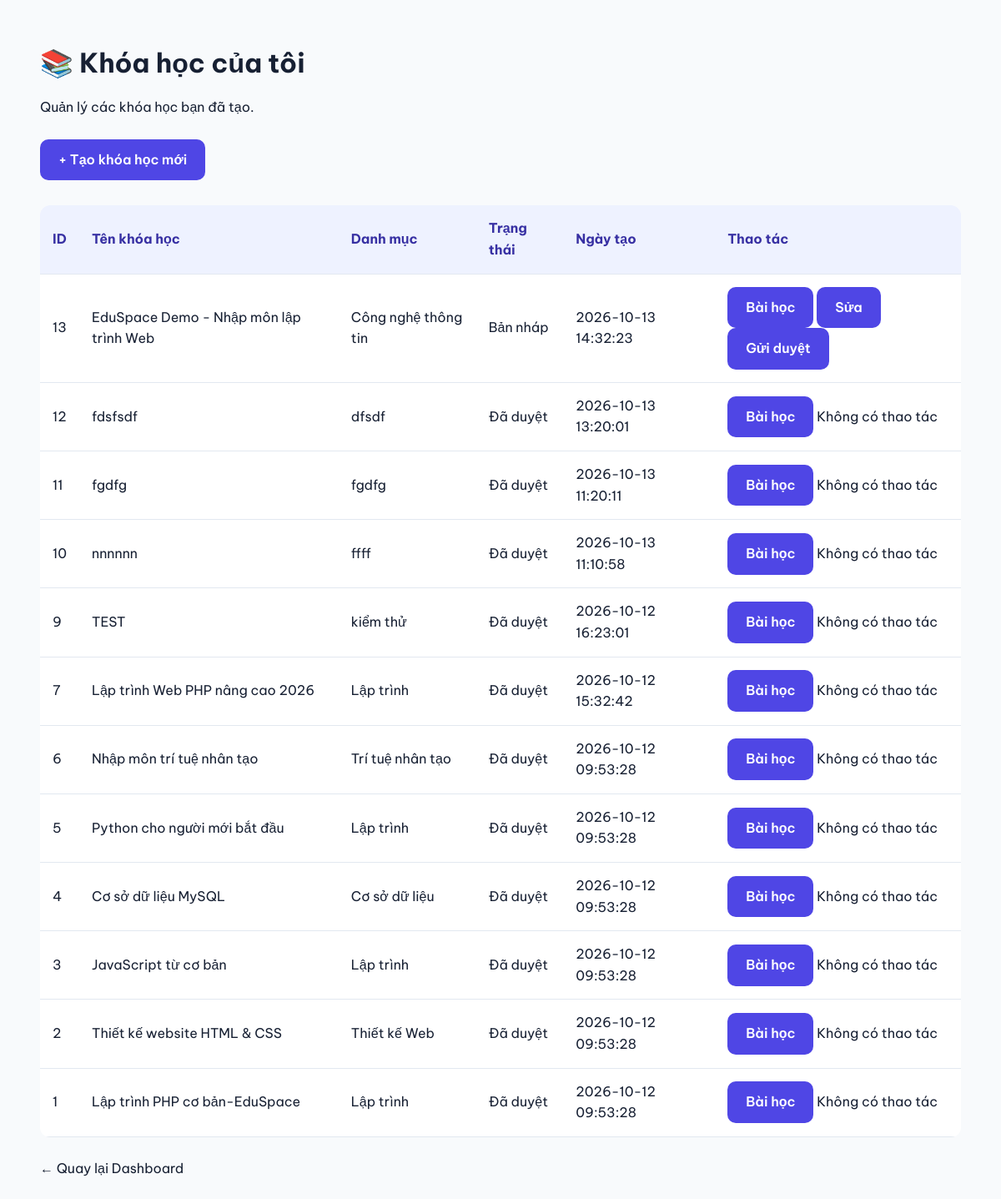
Screenshot of /teacher/courses.php (signed in) with the database file from the repository.
### tables this page shows
CREATE TABLE `courses` (
  `id` int(11) NOT NULL,
  `teacher_id` int(11) DEFAULT NULL,
  `category` varchar(100) NOT NULL,
  `title` varchar(255) NOT NULL,
  `description` text DEFAULT NULL,
  `icon` varchar(20) DEFAULT '?',
  `color` varchar(20) DEFAULT 'blue',
  `students` int(11) DEFAULT 0,
  `teacher_name` varchar(100) DEFAULT NULL,
  `status` enum('draft','pending','approved','rejected') DEFAULT 'draft',
  `created_at` timestamp NOT NULL DEFAULT current_timestamp()
);

### teacher/courses.php (the view, shortened to what this page needs)
<?php
require_once __DIR__ . "/../includes/auth.php";
$teacherId = (int)$_SESSION["user_id"];
$stmt = $pdo->prepare(
    "SELECT id, title, category, status, created_at
     FROM courses
     WHERE teacher_id = ?
     ORDER BY id DESC"
);
$stmt->execute([$teacherId]);
$courses = $stmt->fetchAll();
$statusNames = [
    "draft" => "Bản nháp",
    "pending" => "Chờ duyệt",
    "approved" => "Đã duyệt",
    "rejected" => "Bị từ chối"
];
function e($value) {
    return htmlspecialchars(
        (string)$value,
        ENT_QUOTES,
        "UTF-8"
    );
}
?>
<!DOCTYPE html>
<html lang="vi">
<head>
    <link rel="stylesheet" href="../assets/css/style.css">
</head>
<body>
<div class="container" style="padding: 50px 0;">
    <h1>📚 Khóa học của tôi</h1>
    <p style="margin: 15px 0 25px;">
        Quản lý các khóa học bạn đã tạo.
    </p>
    <a href="create_course.php"
       class="btn btn-primary">
        + Tạo khóa học mới
    </a>
    <div style="margin-top: 30px; overflow-x: auto;">
        <table class="data-table">
            <thead>
                <tr>
                    <th>ID</th>
                    <th>Tên khóa học</th>
                    <th>Danh mục</th>
                    <th>Trạng thái</th>
                    <th>Ngày tạo</th>
                    <th>Thao tác</th>
                </tr>
            </thead>
            <tbody>
                <?php foreach ($courses as $course): ?>
                    <?php
                    $canEdit = in_array(
                        $course["status"],
                        ["draft", "rejected"],
                        true
                    );
                    ?>
                    <tr>
                        <td><?php echo (int)$course["id"]; ?></td>
                        <td><?php echo e($course["title"]); ?></td>
                        <td><?php echo e($course["category"]); ?></td>
                        <td>
                            <?php echo e(
                                $statusNames[$course["status"]]
                                ?? $course["status"]
                            ); ?>
                        </td>
                        <td><?php echo e($course["created_at"]); ?></td>
                        <td>
                        <a
                                 href="lessons.php?course_id=<?php echo (int)$course["id"]; ?>"
                                  class="btn btn-primary"
                        >
                        Bài học
                        </a>
                            <?php if ($canEdit): ?>
                                <a
                                    class="btn btn-primary"
                                    href="edit_course.php?id=<?php
                                        echo (int)$course["id"];
                                    ?>"
                                >
                                    Sửa
                                </a>
                                <form
                                    method="POST"
                                    action="submit_course.php"
                                    style="display: inline-block;"
                                    onsubmit="return confirm(
                                        'Bạn chắc chắn muốn gửi duyệt khóa học này?'
                                    );"
                                >
                                    <button
                                        type="submit"
                                        class="btn btn-primary"
                                    >
                                        Gửi duyệt
                                    </button>
                                </form>
                            <?php else: ?>
                                <span>
                                    Không có thao tác
                                </span>
                            <?php endif; ?>
                        </td>
                    </tr>
                <?php endforeach; ?>
            </tbody>
        </table>
    </div>
    <p style="margin-top: 25px;">
        <a href="../dashboards/teacher.php">
            ← Quay lại Dashboard
        </a>
    </p>
</div>
</body>
</html>

### assets/css/style.css (style rules this page uses)
:root { --primary: #4f46e5; --primary-dark: #3730a3; --text: #172033; --muted: #64748b; --background: #f8fafc; }
* { margin: 0; padding: 0; box-sizing: border-box; }
html { scroll-behavior: smooth; }
body { font-family: 'Be Vietnam Pro', Arial, sans-serif; background: var(--background); color: var(--text); line-height: 1.6; }
a { text-decoration: none; color: inherit; }
.container { width: min(1150px, 92%); margin: 0 auto; }
.btn { display: inline-block; border: none; border-radius: 10px; padding: 12px 22px; font: inherit; font-weight: 600; cursor: pointer; text-align: center; }
.btn-primary { background: var(--primary); color: white; }
.data-table { width: 100%; border-collapse: collapse; background: white; border-radius: 12px; overflow: hidden; }
.data-table th, .data-table td { padding: 15px; text-align: left; border-bottom: 1px solid #e2e8f0; }
.data-table th { background: #eef2ff; color: #3730a3; }

### rows the page displays
courses: id "13", title "EduSpace Demo - Nhập môn lập trình Web", category "Công nghệ thông tin", status "Bản nháp", created_at "2026-10-13 14:32:23"
courses: id "12", title "fdsfsdf", category "dfsdf", status "Đã duyệt", created_at "2026-10-13 13:20:01", shows "Không có thao tác"
courses: id "11", title "fgdfg", category "fgdfg", status "Đã duyệt", created_at "2026-10-13 11:20:11", shows "Không có thao tác"
courses: id "10", title "nnnnnn", category "ffff", status "Đã duyệt", created_at "2026-10-13 11:10:58", shows "Không có thao tác"
courses: id "9", title "TEST", category "kiểm thử", status "Đã duyệt", created_at "2026-10-12 16:23:01", shows "Không có thao tác"
courses: id "7", title "Lập trình Web PHP nâng cao 2026", category "Lập trình", status "Đã duyệt", created_at "2026-10-12 15:32:42", shows "Không có thao tác"
courses: id "6", title "Nhập môn trí tuệ nhân tạo", category "Trí tuệ nhân tạo", status "Đã duyệt", created_at "2026-10-12 09:53:28", shows "Không có thao tác"
courses: id "5", title "Python cho người mới bắt đầu", category "Lập trình", status "Đã duyệt", created_at "2026-10-12 09:53:28", shows "Không có thao tác"
courses: id "4", title "Cơ sở dữ liệu MySQL", category "Cơ sở dữ liệu", status "Đã duyệt", created_at "2026-10-12 09:53:28", shows "Không có thao tác"
courses: id "3", title "JavaScript từ cơ bản", category "Lập trình", status "Đã duyệt", created_at "2026-10-12 09:53:28", shows "Không có thao tác"
courses: id "2", title "Thiết kế website HTML & CSS", category "Thiết kế Web", status "Đã duyệt", created_at "2026-10-12 09:53:28", shows "Không có thao tác"
courses: id "1", title "Lập trình PHP cơ bản-EduSpace", category "Lập trình", status "Đã duyệt", created_at "2026-10-12 09:53:28", shows "Không có thao tác"
